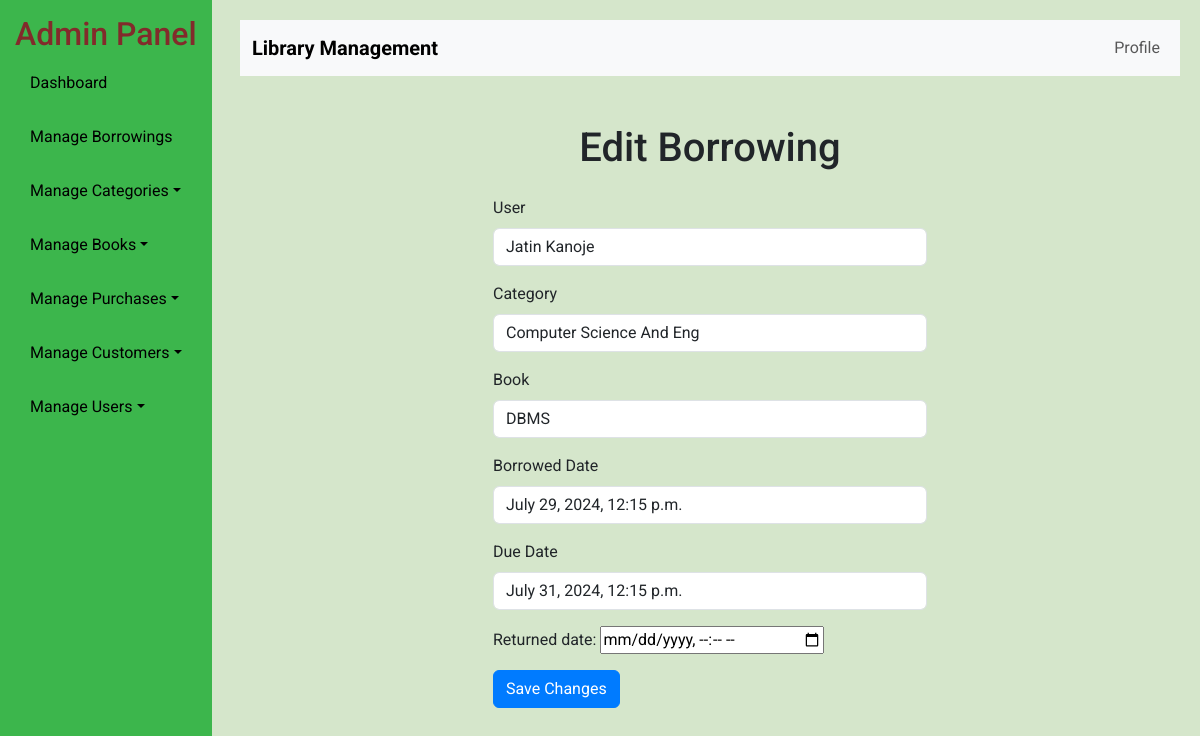
/ladmin/borrowings/edit/23/, run on an earlier commit of the app's database.
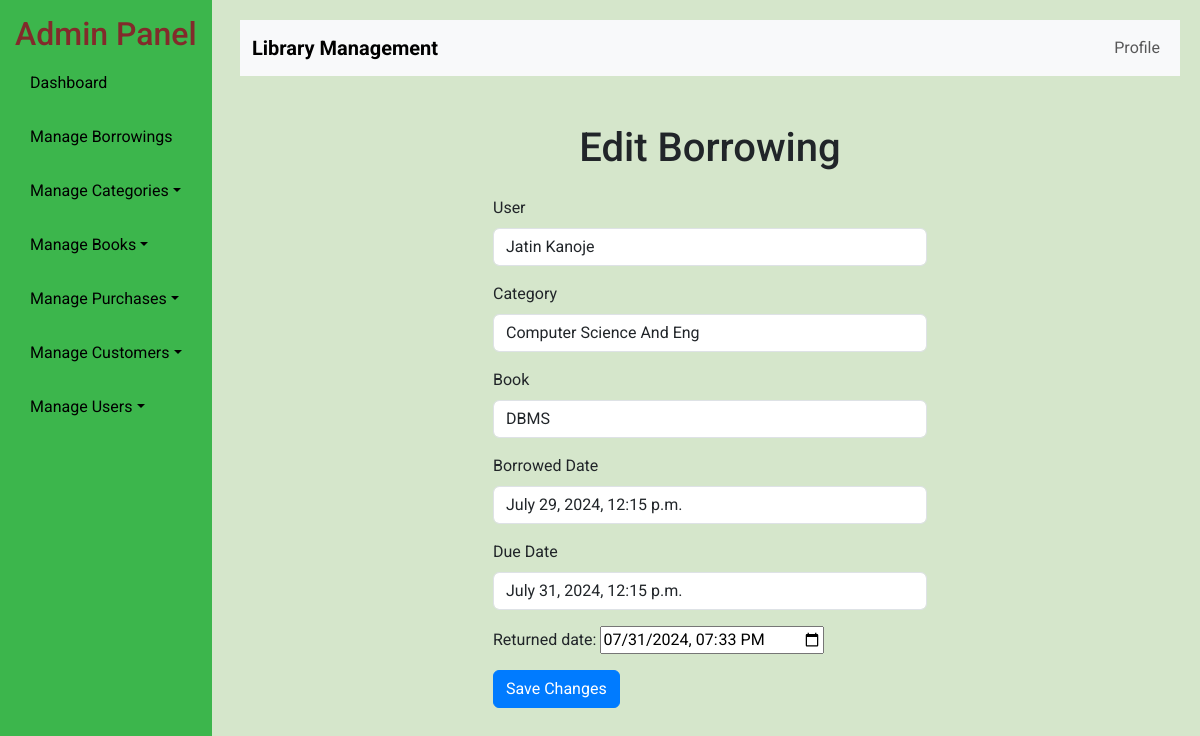
And on a later commit of the database.
### ladmin/models.py (models this page shows, shortened)
class Borrowing(models.Model):
    user = models.ForeignKey(customer, on_delete=models.CASCADE)
    category = models.ForeignKey(Category, on_delete=models.CASCADE, null=True)
    book = models.ForeignKey(Book, on_delete=models.CASCADE)
    borrowed_date = models.DateTimeField(default=timezone.now)
    due_date = models.DateTimeField()
    returned_date = models.DateTimeField(blank=True, null=True)

class Category(models.Model):
    name = models.CharField(max_length=255)
    def __str__(self):
        return self.name

class Book(models.Model):
    book_id = models.CharField(max_length=100, unique=True, null=True)
    title = models.CharField(max_length=255)
    author = models.CharField(max_length=255)
    category = models.ForeignKey(Category, on_delete=models.CASCADE)
    quantity = models.PositiveIntegerField(default=0)
    def __str__(self):
        return self.title

### cust/models.py (models this page shows)
class customer(models.Model):
    user = models.OneToOneField(User, on_delete=models.CASCADE, null=True)
    name = models.CharField(max_length=50, null=True)
    mobile = models.IntegerField(null=True)
    email = models.EmailField(max_length=254, null=True)
    address = models.CharField(max_length=50, null=True)
    gender = models.CharField(max_length=50, null=True)
    created_at = models.DateTimeField(auto_now=False, auto_now_add=False, null=True)
    picture=models.ImageField(null=True)
    active = models.BooleanField(default=True)
    def __str__(self):
        return self.name

### ladmin/views.py (the view)
# urls.py: path('borrowings/edit/<int:borrowing_id>/', admin_edit_borrowing, name='admin_edit_borrowing'),
def admin_edit_borrowing(request, borrowing_id):
    borrowing = get_object_or_404(Borrowing, id=borrowing_id)
    category_id = borrowing.category_id  # Get the category ID for initializing the form
    if request.method == 'POST':
        form = BorrowingForm(request.POST, instance=borrowing, category_id=category_id)
        if form.is_valid():
            form.save()
            return redirect('admin_borrowings')
        else:
            print("Form errors:", form.errors)  # Debug output for form errors
            print("POST data:", request.POST)  # Debug output for POST data
    else:
        form = BorrowingForm(instance=borrowing, category_id=category_id)
    context = {
        'form': form,
        'borrowing': borrowing,
    }
    return render(request, 'ladmin/aeditborrow.html', context)

### ladmin/forms.py
class BorrowingForm(forms.ModelForm):
    category = forms.ModelChoiceField(queryset=Category.objects.all(), required=True)
    book = forms.ModelChoiceField(queryset=Book.objects.none(), required=True)
    borrowed_date = forms.DateTimeField(widget=forms.DateTimeInput(attrs={'type': 'datetime-local'}), required=True)
    due_date = forms.DateTimeField(widget=forms.DateTimeInput(attrs={'type': 'datetime-local'}), required=True)
    returned_date = forms.DateTimeField(widget=forms.DateTimeInput(attrs={'type': 'datetime-local'}), required=False)
    user = forms.ModelChoiceField(queryset=customer.objects.filter(active=True), required=True)
    class Meta:
        model = Borrowing
        fields = ['user', 'category', 'book', 'borrowed_date', 'due_date', 'returned_date']
    def __init__(self, *args, **kwargs):
        category_id = kwargs.pop('category_id', None)
        super(BorrowingForm, self).__init__(*args, **kwargs)
        if category_id:
            self.fields['book'].queryset = Book.objects.filter(category_id=category_id)
        else:
            self.fields['book'].queryset = Book.objects.none()

### template/ladmin/aeditborrow.html (shortened to what this page needs)
{% extends "ladmin/base.html" %}
{% block content %}
<div class="container mt-5">
    <h1 class="text-center">Edit Borrowing</h1>
    <div class="row mt-4">
        <div class="col-md-6 offset-md-3">
            <form method="POST">
                <div class="mb-3">
                    <label for="id_user" class="form-label">User</label>
                    <input type="text" id="id_user" class="form-control" value="{{ form.instance.user }}" readonly>
                </div>
                <div class="mb-3">
                    <label for="id_category" class="form-label">Category</label>
                    <input type="text" id="id_category" class="form-control" value="{{ form.instance.category }}" readonly>
                </div>
                <div class="mb-3">
                    <label for="id_book" class="form-label">Book</label>
                    <input type="text" id="id_book" class="form-control" value="{{ form.instance.book }}" readonly>
                </div>
                <div class="mb-3">
                    <label for="id_borrowed_date" class="form-label">Borrowed Date</label>
                    <input type="text" id="id_borrowed_date" class="form-control" value="{{ form.instance.borrowed_date }}" readonly>
                </div>
                <div class="mb-3">
                    <label for="id_due_date" class="form-label">Due Date</label>
                    <input type="text" id="id_due_date" class="form-control" value="{{ form.instance.due_date }}" readonly>
                </div>
                <div class="mb-3">
                    {{ form.returned_date.label_tag }} {{ form.returned_date }}
                </div>
                <button type="submit" class="btn btn-primary">Save Changes</button>
            </form>
        </div>
    </div>
</div>
{% endblock content %}

What changed in the data, as far as the page shows it:
changed Borrowing "Jatin Kanoje": returned_date (not shown) → "07/31/2024 19:33"
